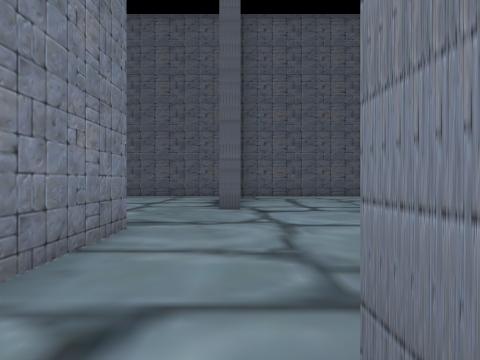
view 1 (above)

21 first-person views from a walk through a scene from a Unity 3-D project. The camera is 1.4 m above the floor, looks level and sees 75° across. The floor is counted in squares, 2 m on a side. Each view is taken from the middle of a square. On the plan, view 1 faces up. The plan holds only what a view shows up to about 10 squares ahead; the rest is blank. The place goes on beyond the plan. The player is left out.

view 2
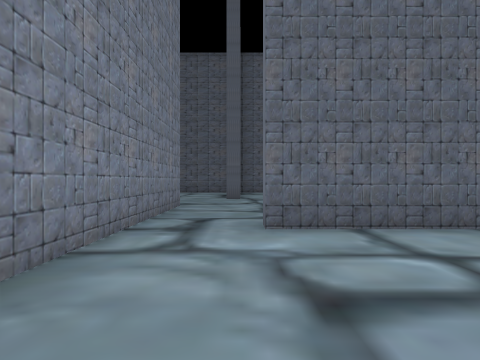

view 3
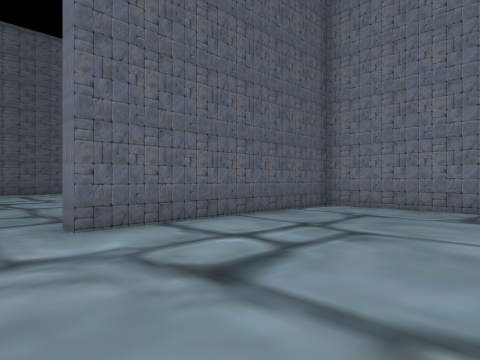

view 4
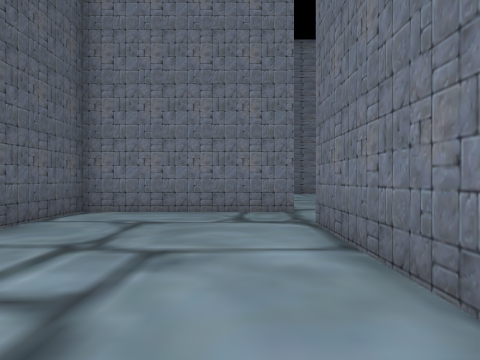

view 5
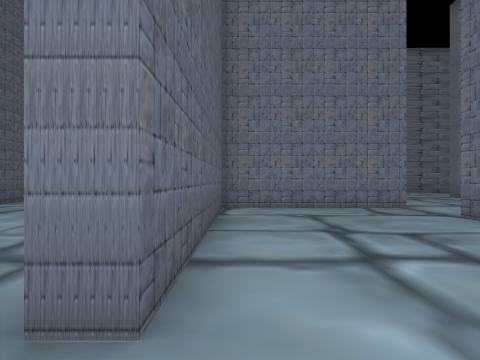

view 6
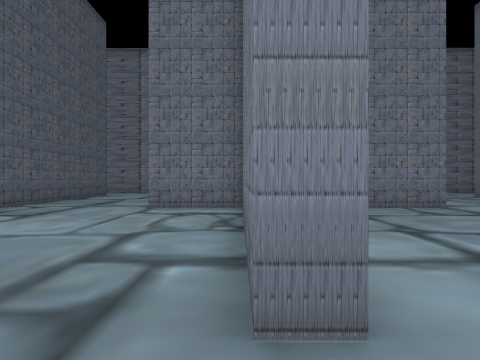

view 7
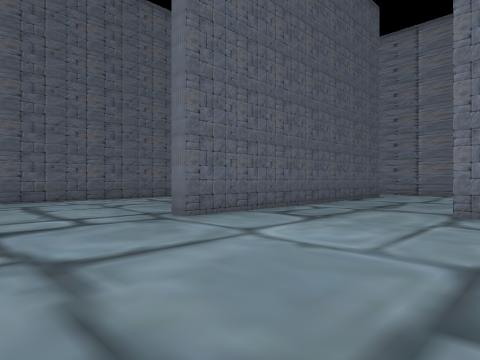

view 8
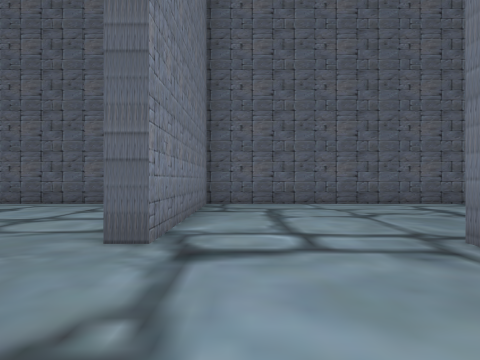

view 9
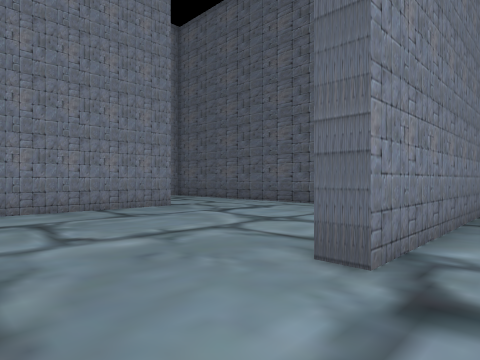

view 10
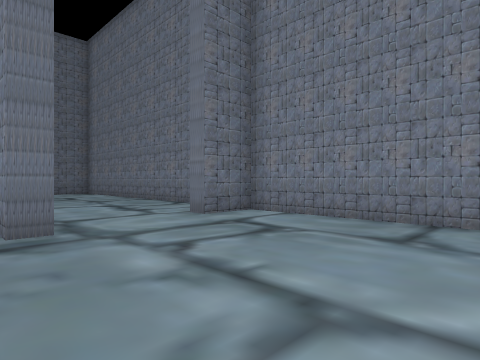

view 11
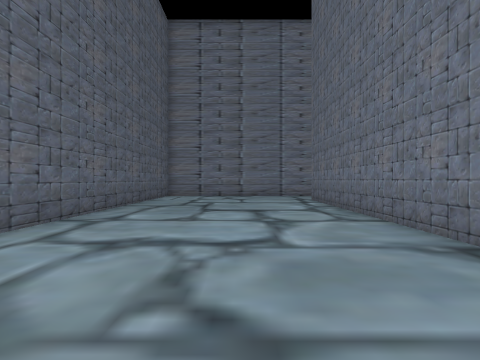

view 12
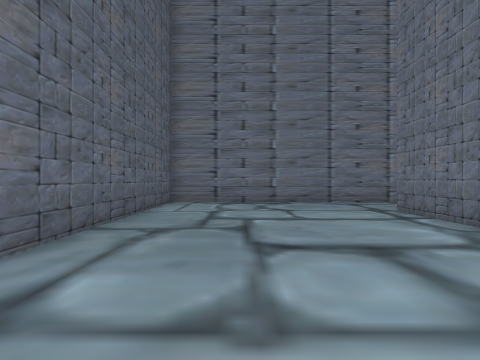

view 13
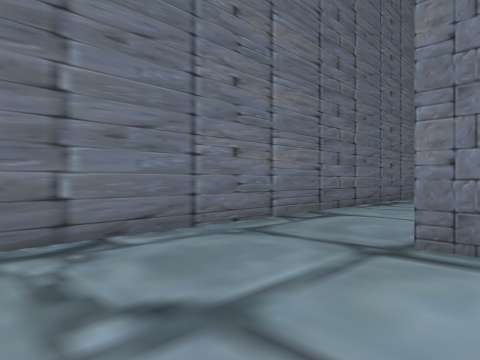

view 14
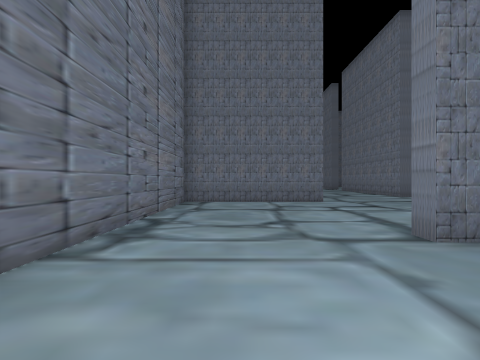

view 15
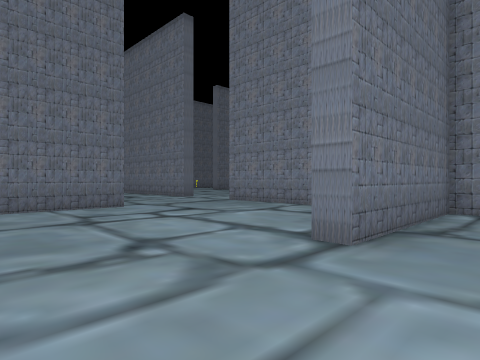

view 16
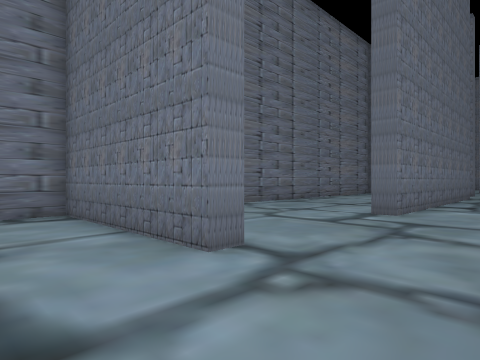

view 17
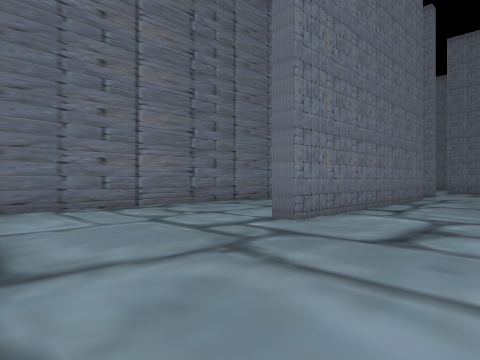

view 18
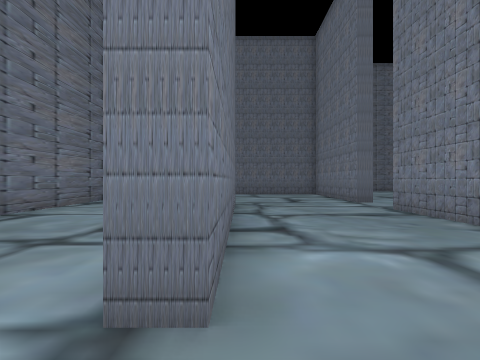

view 19
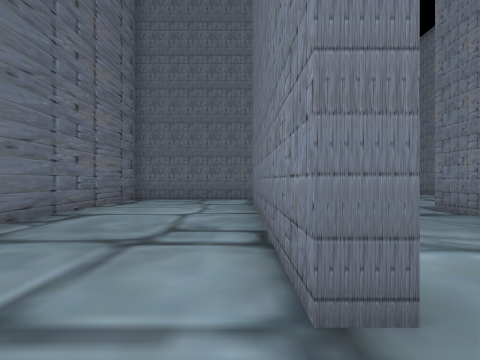

view 20
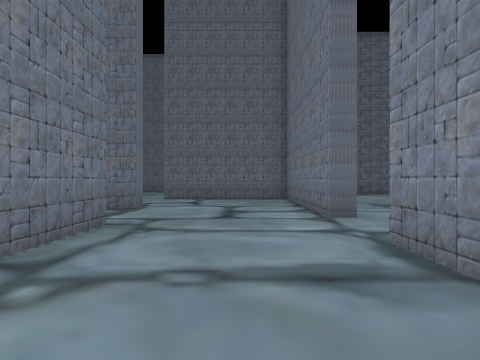

view 21
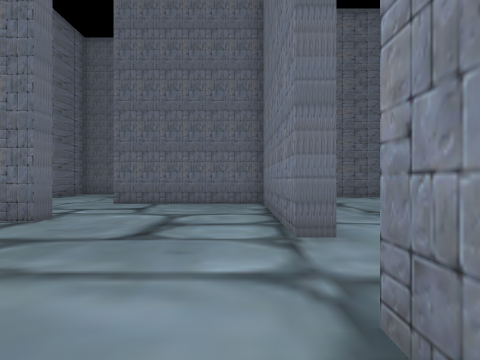

### Floor plan
Points are (right, up) in squares from view 1. A wall is a line through its corners. A room is listed if a view was taken in it or the views show most of it. See-through windows are left out.
Room 1 (views 1, 2, 3, 4, 5)
walls: (1.5, -4.2) (5, -4.2); (-1.7, 0.6) (-1.7, -1.9); (6.9, -4.3) (6.9, 0.4) (0.4, 0.4)
ways out: opening at (-0.5, 1) to room 2; opening at (5.5, -4) to room 2
Room 2 (views 6, 7, 8, 9, 10, 11, 12, 13, 14, 15, 16, 17, 18, 19, 20, 21)
walls: (7.4, -0.8) (7.4, -2.5); (6.9, 0.8) (6.9, 3.3); (0.4, 0.4) (0.4, 0.9) (5, 0.9); (11.4, -4.5) (11.4, -3.9) (15.8, -3.9) (15.8, 13.1) (0, 13.1) (0, 7.4) (-0.5, 7.4); (7.4, 3.1) (7.4, 2.5) (11.7, 2.5) (11.7, 1.9); (7.3, -11.7) (7.3, -14.5); (-2.2, 4.5) (-1.6, 4.5) (-1.7, 0.6); (5.2, 7.5) (13, 7.5); (9.2, 7) (3.5, 7) (3.5, 7.5); (-6.7, 1.1) (-6.7, 0.5); (6.8, -16.8) (7.3, -16.8) (7.3, -22.1) (11.8, -22.1); (11.1, -15.9) (11.1, -8.5) (11.6, -8.5) (11.6, -15.8); (11.4, -18.6) (11.4, -18.1) (12.1, -18.1); (15.7, -17.1) (15.8, -4.9); (-6.4, 9.7) (-6.5, 3.9) (-5.1, 3.9) (-5.1, 3.4); (-2.9, 13.1) (-6.1, 13.1)
ways out: opening at (-0.5, 1) to room 1; opening at (5.5, -4) to room 1

Where each view was taken, in squares from view 1:
view 1: 0 up, 0 right, facing up
view 2: 4 down, 0 right, facing up
view 3: 4 down, 1 left, facing up-right
view 4: 3 down, 0 right, facing right
view 5: 0 up, 1 left, facing right
view 6: 1 up, 1 left, facing right
view 7: 2 up, 0 right, facing up-right
view 8: 4 up, 1 right, facing up
view 9: 5 up, 1 right, facing up-left
view 10: 9 up, 1 left, facing down-left
view 11: 10 up, 2 right, facing right
view 12: 11 up, 6 right, facing right
view 13: 11 up, 12 right, facing down-right
view 14: 6 up, 14 right, facing down
view 15: 4 up, 15 right, facing down-left
view 16: 2 down, 9 right, facing down-right
view 17: 4 down, 8 right, facing down-right
view 18: 7 down, 11 right, facing down
view 19: 7 down, 12 right, facing down
view 20: 11 down, 9 right, facing down
view 21: 13 down, 8 right, facing down
